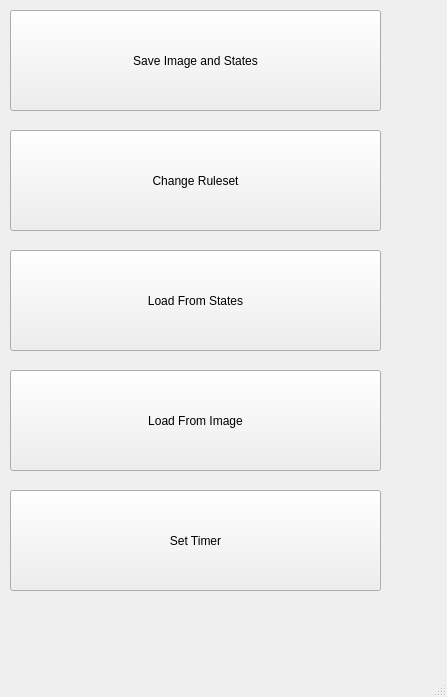
<?xml version="1.0" encoding="UTF-8"?>
<ui version="4.0">
 <class>ControlWindow</class>
 <widget class="QMainWindow" name="ControlWindow">
  <property name="geometry">
   <rect>
    <x>0</x>
    <y>0</y>
    <width>447</width>
    <height>697</height>
   </rect>
  </property>
  <property name="windowTitle">
   <string>MainWindow</string>
  </property>
  <widget class="QWidget" name="centralwidget">
   <widget class="QPushButton" name="save_button">
    <property name="geometry">
     <rect>
      <x>10</x>
      <y>10</y>
      <width>371</width>
      <height>101</height>
     </rect>
    </property>
    <property name="text">
     <string>Save Image and States</string>
    </property>
   </widget>
   <widget class="QPushButton" name="load_states_button">
    <property name="geometry">
     <rect>
      <x>10</x>
      <y>250</y>
      <width>371</width>
      <height>101</height>
     </rect>
    </property>
    <property name="text">
     <string>Load From States</string>
    </property>
   </widget>
   <widget class="QPushButton" name="change_ruleset_button">
    <property name="geometry">
     <rect>
      <x>10</x>
      <y>130</y>
      <width>371</width>
      <height>101</height>
     </rect>
    </property>
    <property name="text">
     <string>Change Ruleset</string>
    </property>
   </widget>
   <widget class="QPushButton" name="load_image_button">
    <property name="geometry">
     <rect>
      <x>10</x>
      <y>370</y>
      <width>371</width>
      <height>101</height>
     </rect>
    </property>
    <property name="text">
     <string>Load From Image</string>
    </property>
   </widget>
   <widget class="QPushButton" name="set_timer_button">
    <property name="geometry">
     <rect>
      <x>10</x>
      <y>490</y>
      <width>371</width>
      <height>101</height>
     </rect>
    </property>
    <property name="text">
     <string>Set Timer</string>
    </property>
   </widget>
  </widget>
  <widget class="QMenuBar" name="menubar">
   <property name="geometry">
    <rect>
     <x>0</x>
     <y>0</y>
     <width>447</width>
     <height>38</height>
    </rect>
   </property>
  </widget>
  <widget class="QStatusBar" name="statusbar"/>
 </widget>
 <resources/>
 <connections/>
</ui>
